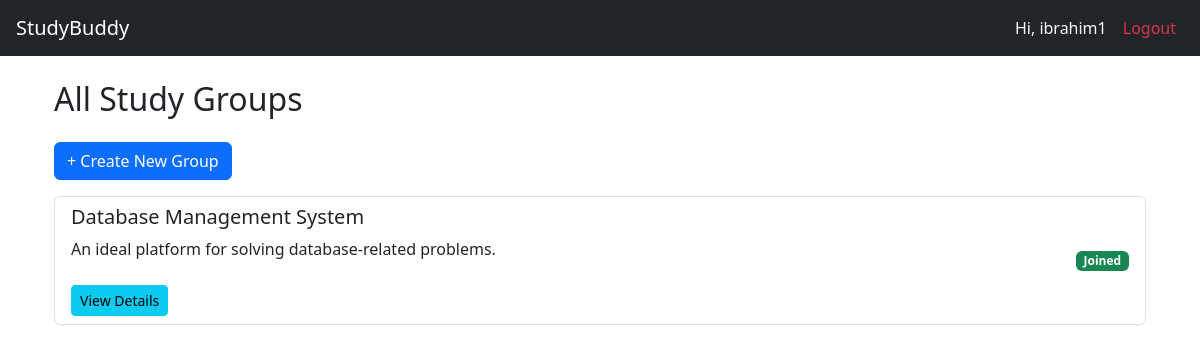
/studygroups/groups/ (signed in), run on the app's committed database.
### studygroups/models.py (models this page shows, shortened)
class StudyGroup(models.Model):
    name = models.CharField(max_length=100)
    description = models.TextField()
    created_by = models.ForeignKey(User, on_delete=models.CASCADE, related_name='created_groups')
    members = models.ManyToManyField(User, related_name='joined_groups')
    created_at = models.DateTimeField(auto_now_add=True)

### studygroups/views.py (the view)
# urls.py: path('groups/', views.group_list, name='group_list'),
@login_required
def group_list(request):
    groups = StudyGroup.objects.all()
    return render(request, 'studygroups/group_list.html', {'groups': groups})

### studygroups/templates/studygroups/group_list.html
{% extends 'base.html' %}
{% block content %}
<div class="container mt-4">
    <h2 class="mb-4">All Study Groups</h2>
    <a href="{% url 'create_group' %}" class="btn btn-primary mb-3">+ Create New Group</a>
    {% if groups %}
        <ul class="list-group">
            {% for group in groups %}
                <li class="list-group-item d-flex justify-content-between align-items-center">
                    <div>
                        <h5>{{ group.name }}</h5>
                        <p>{{ group.description }}</p>
                        <a href="{% url 'group_details' group.id %}" class="btn btn-sm btn-info mt-2">View Details</a>
                    </div>
                    {% if user in group.members.all %}
                        <span class="badge bg-success">Joined</span>
                    {% else %}
                        <a href="{% url 'join_group' group.id %}" class="btn btn-outline-success">Join</a>
                    {% endif %}
                </li>
            {% endfor %}
        </ul>
    {% else %}
        <p>No groups found. Be the first to <a href="{% url 'create_group' %}">create one</a>!</p>
    {% endif %}
</div>
{% endblock %}

### templates/base.html (shortened to what this page needs)
<!DOCTYPE html>
<html lang="en">
<head>
    <link href="https://cdn.jsdelivr.net/npm/bootstrap@5.3.0/dist/css/bootstrap.min.css" rel="stylesheet">
</head>
<body>
    <nav class="navbar navbar-expand-lg navbar-dark bg-dark px-3">
        <a class="navbar-brand" href="{% url 'home' %}">StudyBuddy</a>
        <div class="collapse navbar-collapse" id="navbarNav">
            <ul class="navbar-nav ms-auto">
                {% if user.is_authenticated %}
                    <li class="nav-item">
                        <span class="nav-link text-light">Hi, {{ user.username }}</span>
                    </li>
                    <li class="nav-item">
                        <form method="post" action="{% url 'logout' %}" class="d-inline">
                            <button type="submit" class="btn btn-link nav-link text-danger" style="text-decoration: none;">Logout</button>
                        </form>
                    </li>
                {% endif %}
            </ul>
        </div>
    </nav>
    <div class="container mt-4">
        {% block content %}{% endblock %}
    </div>
</body>
</html>

### data on the page
StudyGroup: name "Database Management System", description "An ideal platform for solving database-related problems.", shows "Joined"

### other printed values
{{ user.username }} "ibrahim1"
